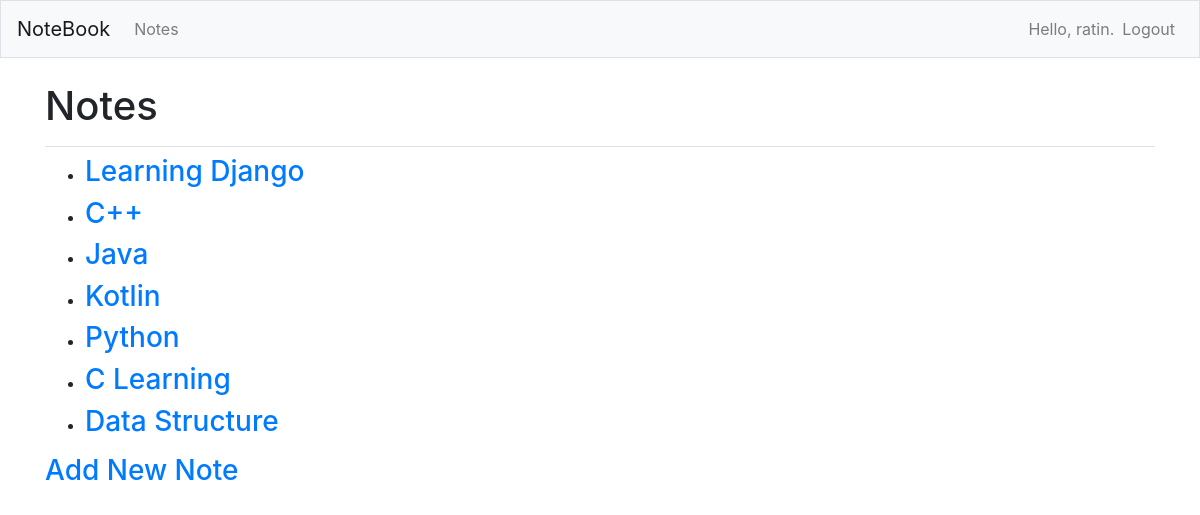
/notes/ (signed in), run on an earlier commit of the app's database.
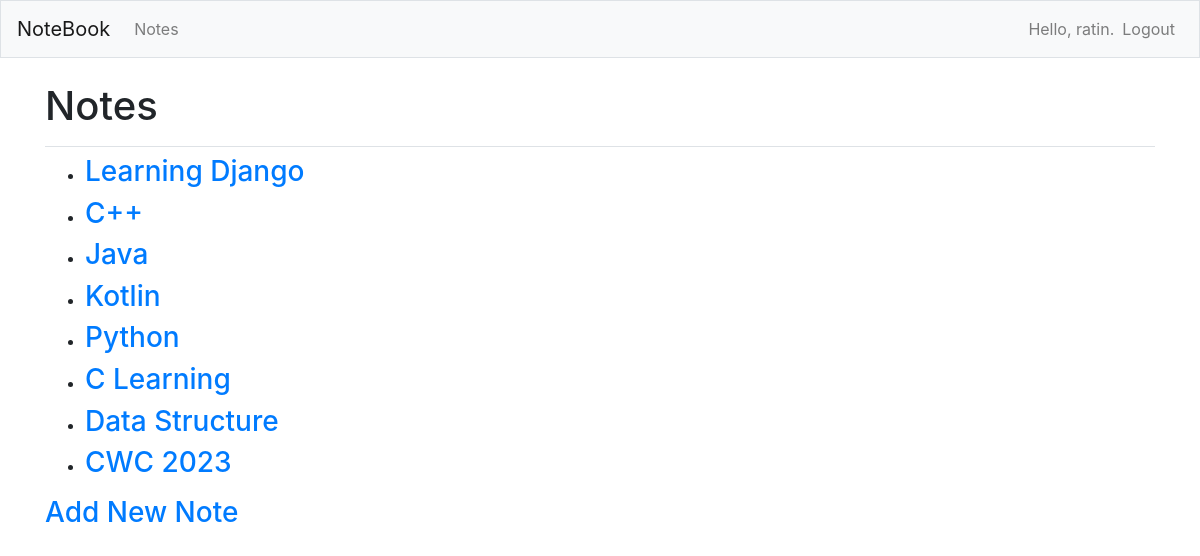
And on a later commit of the database.
### notes/models.py (models this page shows, shortened)
class Note(models.Model):
    title=models.CharField(max_length=200)
    date_added=models.DateTimeField(auto_now_add=True)

### notes/views.py (the view)
# urls.py: path('notes/',views.notesListView.as_view(),name='notes'),
class notesListView(LoginRequiredMixin,ListView):
    model=Note
    template_name='notes/notes.html'
    context_object_name='notes'

### notes/templates/notes/notes.html
{% extends "notes/base.html" %}
{% block page_header %}
    <h1>Notes</h1>
{% endblock page_header %}
{% block content %}
    <ul>
        {% for note in notes %}
            <li>
                <h3>
                    <a href="{% url 'notes:note' note.id %}">{{note.title}}</a>
                </h3>
            </li>
        {% empty %}
            <h3>No Notes Out There</h3>
        {% endfor %}
    </ul>
    <h3><a href="{% url 'notes:new_note' %}">Add New Note</a></h3>
{% endblock content %}

What changed in the data, as far as the page shows it:
added Note: title "CWC 2023"
